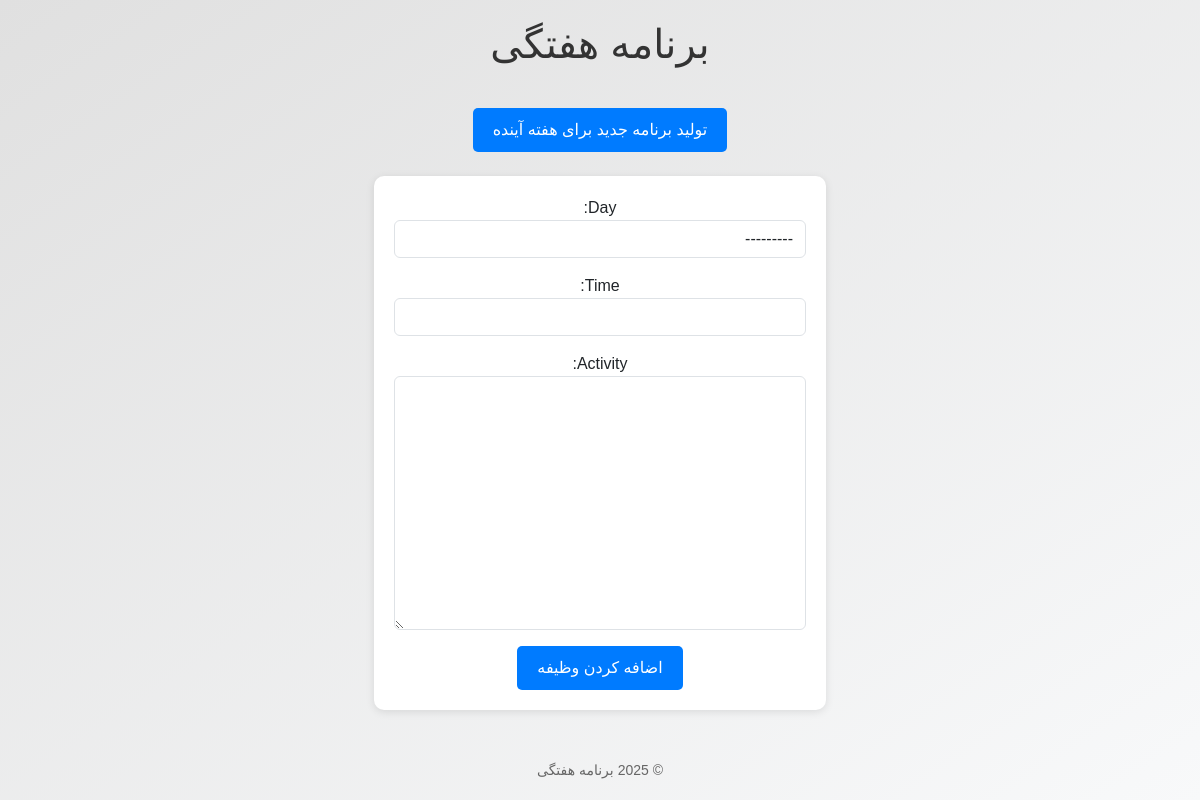
The app's page /, older data.
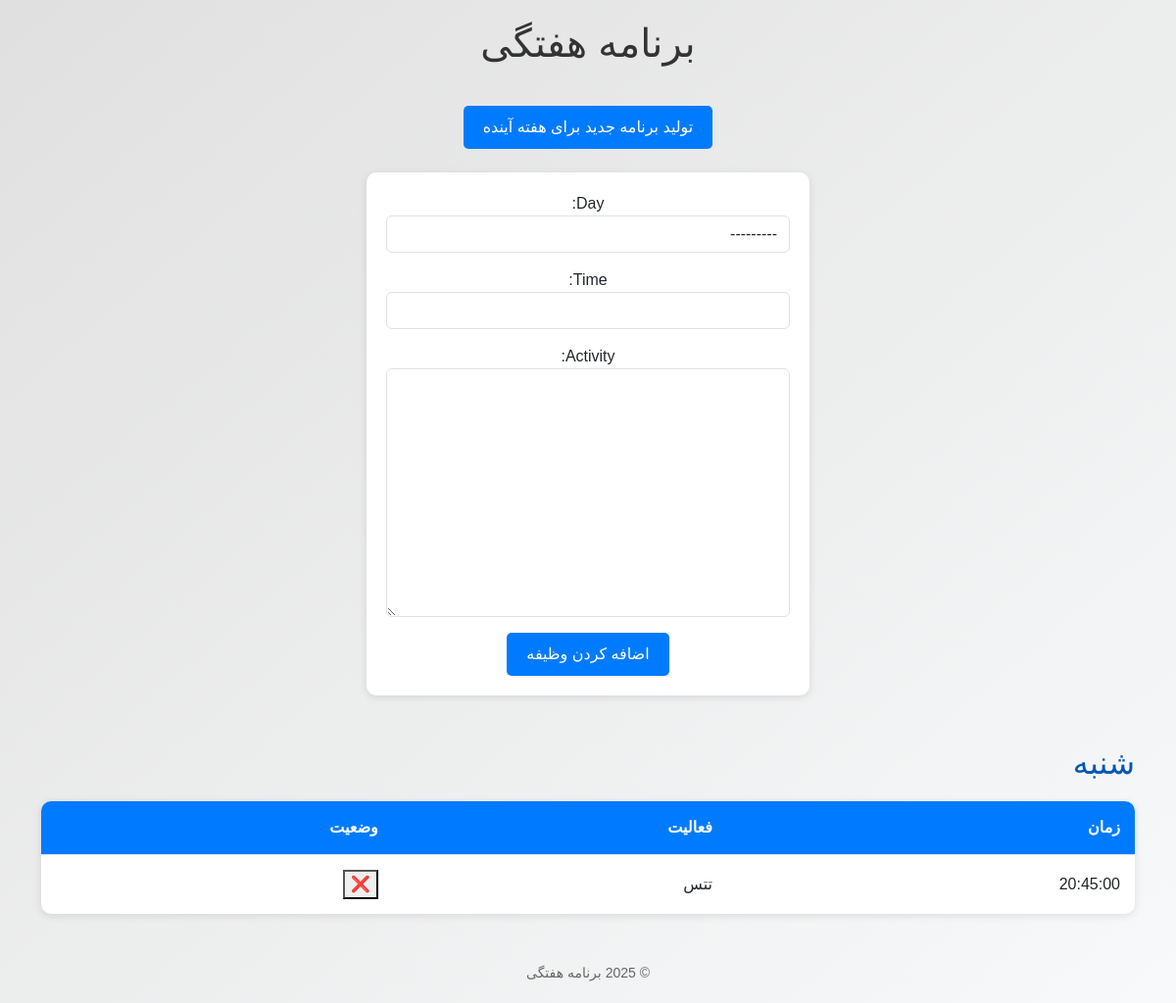
The same page, newer data.
### schedule/models.py (models this page shows, shortened)
class WeeklyTask(models.Model):
    DAY_CHOICES = [
        ('شنبه', 'شنبه'),
        ('یکشنبه', 'یکشنبه'),
        ('دوشنبه', 'دوشنبه'),
        ('سه‌شنبه', 'سه‌شنبه'),
        ('چهارشنبه', 'چهارشنبه'),
        ('پنجشنبه', 'پنجشنبه'),
        ('جمعه', 'جمعه'),
    ]
    day = models.CharField(max_length=10, choices=DAY_CHOICES)
    time = models.CharField(max_length=50)
    activity = models.TextField()
    is_completed = models.BooleanField(default=False)
    week_number = models.IntegerField(null=True, blank=True)

### schedule/views.py (the view)
# urls.py: path('', views.weekly_schedule, name='weekly_schedule'),
def weekly_schedule(request):
    if request.method == 'POST':
        form = WeeklyTaskForm(request.POST)
        if form.is_valid():
            task = form.save(commit=False)
            task.week_number = datetime.now().isocalendar().week
            task.save()
            return redirect('weekly_schedule')
    else:
        form = WeeklyTaskForm()
    tasks = WeeklyTask.objects.filter(week_number=datetime.now().isocalendar().week).order_by('day', 'time')
    grouped_tasks = {day: list(items) for day, items in groupby(tasks, key=lambda task: task.day)}
    return render(request, 'weekly_schedule.html', {'form': form, 'grouped_tasks': grouped_tasks})

### schedule/forms.py
class WeeklyTaskForm(forms.ModelForm):
    class Meta:
        model = WeeklyTask
        fields = ['day', 'time', 'activity']
        widgets = {
            'day': forms.Select(attrs={'class': 'form-control'}),
            'time': forms.TextInput(attrs={'class': 'form-control'}),
            'activity': forms.Textarea(attrs={'class': 'form-control'}),
        }

### schedule/templates/weekly_schedule.html (shortened to what this page needs)
<!DOCTYPE html>
<html lang="fa" dir="rtl">
<head>
    <link href="https://cdn.jsdelivr.net/npm/bootstrap@5.3.0/dist/css/bootstrap.rtl.min.css" rel="stylesheet">
</head>
<body>
    <div class="container">
        <h1>برنامه هفتگی</h1>
        <div class="text-center mb-4">
            <a href="{% url 'generate_new_schedule' %}" class="btn generate-btn">تولید برنامه جدید برای هفته آینده</a>
        </div>
        <div class="form-section">
            <form method="post">
                {{ form.as_p }}
                <button type="submit">اضافه کردن وظیفه</button>
            </form>
        </div>
        {% for day, tasks in grouped_tasks.items %}
        <div class="schedule-section">
            <h2>{{ day }}</h2>
            <table>
                <tr>
                    <th>زمان</th>
                    <th>فعالیت</th>
                    <th>وضعیت</th>
                </tr>
                {% for task in tasks %}
                <tr id="task-{{ task.id }}" class="{% if task.is_completed %}completed{% endif %}">
                    <td>{{ task.time }}</td>
                    <td>{{ task.activity }}</td>
                    <td>
                        <button class="status-btn" data-task-id="{{ task.id }}">
                            {% if task.is_completed %}✔️{% else %}❌{% endif %}
                        </button>
                    </td>
                </tr>
                {% endfor %}
            </table>
        </div>
        {% endfor %}
        <div class="footer">
            © 2025 برنامه هفتگی
        </div>
    </div>
</body>
</html>

Row changes from the older to the newer data that the page shows:
added WeeklyTask: day "شنبه", time "20:45:00", activity "تتس"
